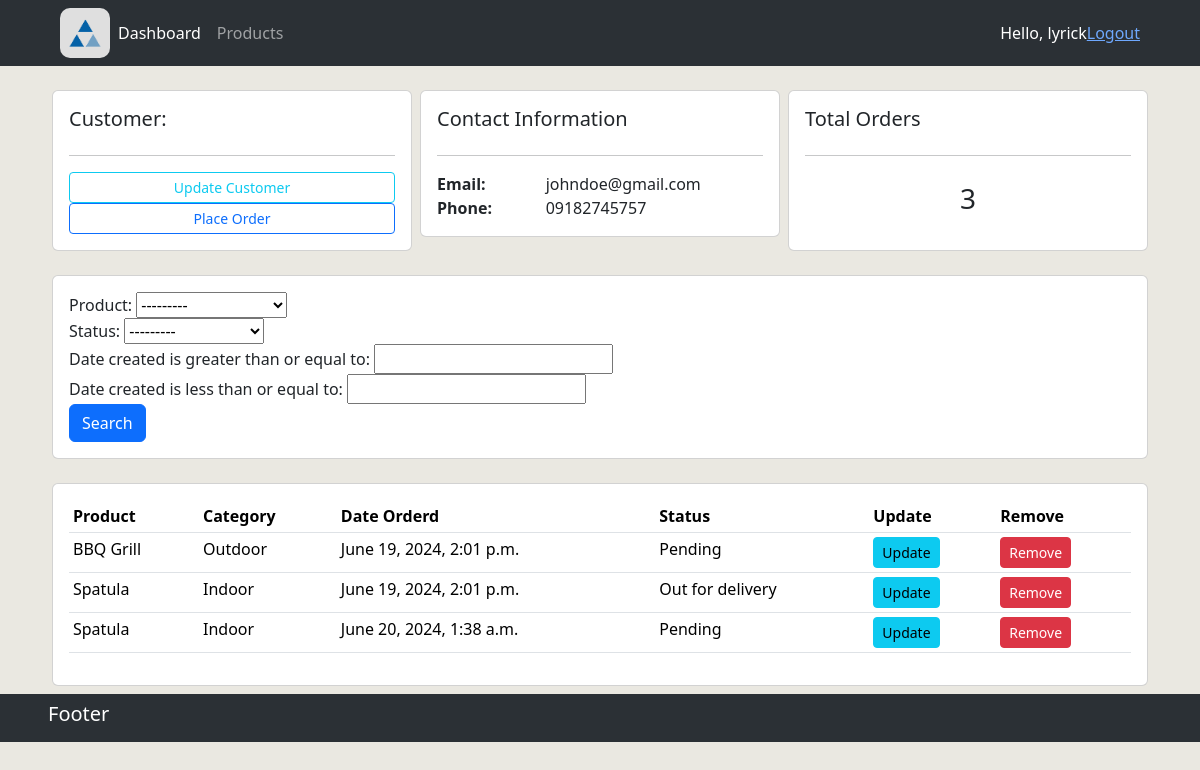
Page /customer/1 (signed in) on the committed database.
### accounts/models.py (models this page shows, shortened)
class Customer(models.Model):
    name = models.CharField(max_length=200, null=True)
    phone = models.CharField(max_length=11, null=True)
    email = models.CharField(max_length=200, null=True)
    date_created = models.DateTimeField(auto_now_add=True)

class Order(models.Model):
    customer = models.ForeignKey(Customer, null=True, on_delete=models.SET_NULL)
    product = models.ForeignKey(Product, null=True, on_delete=models.SET_NULL)
    date_created = models.DateTimeField(auto_now_add=True)
    STATUS = (
        ('Pending', 'Pending'),
        ('Out for delivery', 'Out for delivery'),
        ('Delivered', 'Delivered'),
    )
    status = models.CharField(max_length=200, null=True, choices=STATUS)

class Product(models.Model):
    name = models.CharField(max_length=200, null=True)
    price = models.FloatField(null=True)
    CATEGORY = (
        ('Indoor', 'Indoor'),
        ('Outdoor', 'Outdoor'),
    )
    category = models.CharField(max_length=200, null=True, choices=CATEGORY)
    description = models.CharField(max_length=200, null=True, blank=True)
    date_created = models.DateTimeField(auto_now_add=True)
    tags = models.ManyToManyField(Tag)
    def __str__(self):
        return self.name

### accounts/views.py (the view)
# urls.py: path('customer/<str:primary_key>', views.customer, name="customer"),
@login_required(login_url='login')
def customer(request, primary_key):
    customer = Customer.objects.get(id=primary_key)
    orders = customer.order_set.all()
    order_count = orders.count()
    myFilter = OrderFilter(request.GET, queryset=orders)
    orders = myFilter.qs
    context = {"customer": customer,
               "orders": orders,
               "order_count": order_count,
               'myFilter': myFilter}
    return render(request, 'accounts/customer.html', context)

### accounts/templates/accounts/customer.html
{% extends 'accounts/main.html' %}
{% block content %}
<br>
<div class="row px-5 gx-0">
    <div class="col-md px-1">
        <div class="card card-body">
            <h5>Customer:</h5>
            <hr>
            <a class="btn btn-outline-info  btn-sm btn-block" href="">Update Customer</a>
            <a class="btn btn-outline-primary  btn-sm btn-block" href="{% url 'create_order' customer.id %}">Place Order</a>
        </div>
    </div>
    <div class="col-md px-1">
        <div class="card card-body">
            <h5>Contact Information</h5>
            <hr>
            <div class="row gx-0">
                <div class="col-4 fw-bold">Email:</div>
                <div class="col-8 ">{{ customer.email }}</div>
                <div class="col-4 fw-bold">Phone:</div>
                <div class="col-8 ">{{ customer.phone }}</div>
            </div>
        </div>
    </div>
    <div class="col-md px-1">
        <div class="card card-body">
            <h5>Total Orders</h5>
            <hr>
            <h3 style="text-align: center;padding: 10px">{{ order_count }}</h3>
        </div>
    </div>
</div>
<br>
<div class="row px-5 gx-0">
    <div class="col px-1">
        <div class="card card-body">
            <form method="get">
                {{myFilter.form}}
                <button class="btn btn-primary" type="submit">Search</button>
            </form>
        </div>
    </div>
</div>
<br>
<div class="row px-5 gx-0">
    <div class="col-md px-1">
        <div class="card card-body">
            <table class="table table-sm">
                <tr>
                    <th>Product</th>
                    <th>Category</th>
                    <th>Date Orderd</th>
                    <th>Status</th>
                    <th>Update</th>
                    <th>Remove</th>
                </tr>
                {% for order in orders %}
                    <tr>
                        <td>{{ order.product }}</td>
                        <td>{{ order.product.category }}</td>
                        <td>{{ order.date_created }}</td>
                        <td>{{ order.status }}</td>
                        <td><a class="btn btn-sm btn-info" href="{% url 'update_order' order.id %}">Update</a></td>
                        <td><a class="btn btn-sm btn-danger" href="{% url 'delete_order' order.id %}">Remove</a></td>
                    </tr>
                {% endfor %}
            </table>
        </div>
    </div>
</div>
{% endblock %}

### accounts/templates/accounts/sections/navbar.html (shortened to what this page needs)
{% load static %}
<nav class="navbar navbar-expand-lg bg-body-tertiary bg-dark px-5 py-2" data-bs-theme="dark">
    <div class="container-fluid">
      <a href="{% url 'home' %}">
        <img src="{% static 'images/logo_clientflow2.png' %}" class="logo1" />
      </a>
      <div class="collapse navbar-collapse" id="navbarNav">
        <ul class="navbar-nav">
          <li class="nav-item">
            <a class="nav-link active" aria-current="page" href="{% url 'home' %}">Dashboard</a>
          </li>
          <li class="nav-item">
            <a class="nav-link" href="{% url 'products' %}">Products</a>
          </li>
        </ul>
      </div>
      <span style="color:white;">Hello, {{request.user}}</span>
      <span><a href="{% url 'logout' %}">Logout</a></span>
    </div>
</nav>

### static/css/main.css (style rules this page uses)
body { background-color: #eae8e1; }
.logo1 { width: 50px; height: 50px; border-radius: 10px; }

### rows in the picture
Customer: email "johndoe@gmail.com", phone "09182745757"
Order: product "BBQ Grill", product.category "Outdoor", date_created "June 19, 2024, 2:01 p.m.", status "Pending"
Order: product "Spatula", product.category "Indoor", date_created "June 19, 2024, 2:01 p.m.", status "Out for delivery"
Order: product "Spatula", product.category "Indoor", date_created "June 20, 2024, 1:38 a.m.", status "Pending"

### other values in the picture
{{ request.user }} "lyrick"
{{ order_count }} "3"
